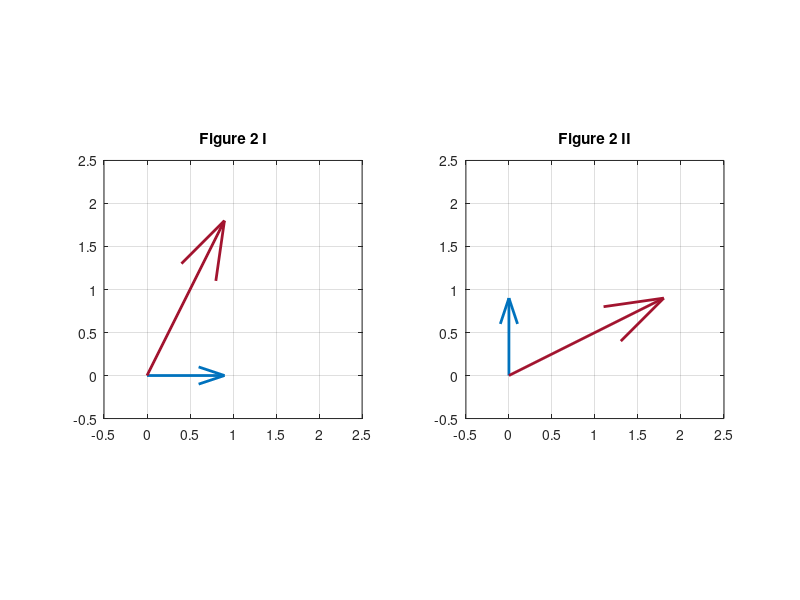

The MATLAB script that drew this image:
clc;
clear all;
close all;
clf;
axis_low = -0.5;
axis_high = 2.5;
A = [1, 2; 2, 1]
x1 = [1; 0]
x2 = [0; 1]
Ax1 = A*x1
Ax2 = A*x2
fig = figure();
%   fig1 = figure();
subplot(1, 2, 1);
hold on
#   plot([0, x1(1)], [0, x1(2)], "linewidth", 2, "color", [0 0.4470 0.7410], ";x1;")
#   plot(0, 0, "color", [0 0.4470 0.7410], ";x1;")
quiver(0, 0, x1(1), x1(2), "linewidth", 2, "color", [0 0.4470 0.7410])
hold on
#   plot([0, Ax1(1)], [0, Ax1(2)], "linewidth", 2, "color", [0.6350 0.0780 0.1840], ";Ax1;")
#   plot(0, 0, "color", [0.6350 0.0780 0.1840], ";A*x1;")
quiver(0, 0, Ax1(1), Ax1(2), "linewidth", 2, "color", [0.6350 0.0780 0.1840])
grid on;
box on;
axis([axis_low, axis_high, axis_low, axis_high], "square");
title("Figure 2 I");
%   print(fig1,'-dpngalpha', '-r300', 'x1.png');
%   fig2 = figure();
subplot(1, 2, 2);
hold on
#   plot([0, x2(1)], [0, x2(2)], "linewidth", 2, "color", [0 0.4470 0.7410], ";x2;")
#   plot(0, 0, "color", [0 0.4470 0.7410], ";x2;")
quiver(0, 0, x2(1), x2(2), "linewidth", 2, "color", [0 0.4470 0.7410])
hold on
#   plot([0, Ax2(1)], [0, Ax2(2)], "linewidth", 2, "color", [0.6350 0.0780 0.1840], ";A*x2;");
#   plot(0, 0, "color", [0.6350 0.0780 0.1840], ";A*x2;")
quiver(0, 0, Ax2(1), Ax2(2), "linewidth", 2, "color", [0.6350 0.0780 0.1840])
grid on;
box on;
axis([axis_low, axis_high, axis_low, axis_high], "square");
title("Figure 2 II");
%   print(fig2,'-dpngalpha', '-r300', 'x2.png');
print(fig,'-dpngalpha', '-r300', '2i_ii.png');
